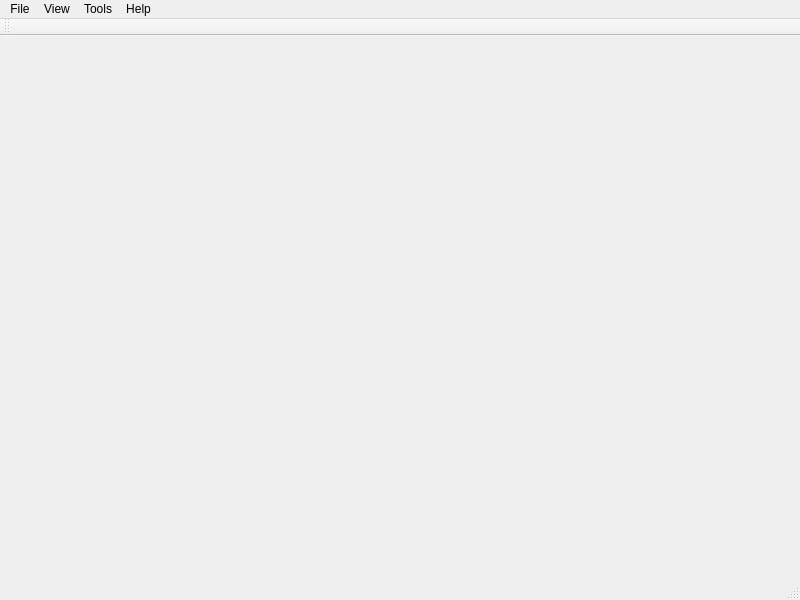
<?xml version="1.0" encoding="UTF-8"?>
<ui version="4.0">
 <class>MainWindow</class>
 <widget class="QMainWindow" name="MainWindow">
  <property name="geometry">
   <rect>
    <x>0</x>
    <y>0</y>
    <width>800</width>
    <height>600</height>
   </rect>
  </property>
  <property name="windowTitle">
   <string>ModBus</string>
  </property>
  <property name="windowIcon">
   <iconset>
    <normaloff>modbus.ico</normaloff>modbus.ico</iconset>
  </property>
  <widget class="QWidget" name="centralwidget"/>
  <widget class="QMenuBar" name="menubar">
   <property name="geometry">
    <rect>
     <x>0</x>
     <y>0</y>
     <width>800</width>
     <height>21</height>
    </rect>
   </property>
   <widget class="QMenu" name="menuFile">
    <property name="title">
     <string>File</string>
    </property>
    <addaction name="actionOpen"/>
    <addaction name="actionClose"/>
    <addaction name="separator"/>
    <addaction name="actionFile1"/>
    <addaction name="actionFile2"/>
    <addaction name="actionFile3"/>
    <addaction name="actionFile4"/>
    <addaction name="actionFile5"/>
    <addaction name="separator"/>
    <addaction name="actionExit"/>
   </widget>
   <widget class="QMenu" name="menuView">
    <property name="title">
     <string>View</string>
    </property>
   </widget>
   <widget class="QMenu" name="menuTools">
    <property name="title">
     <string>Tools</string>
    </property>
   </widget>
   <widget class="QMenu" name="menuHelp">
    <property name="title">
     <string>Help</string>
    </property>
    <addaction name="actionAbout"/>
   </widget>
   <addaction name="menuFile"/>
   <addaction name="menuView"/>
   <addaction name="menuTools"/>
   <addaction name="menuHelp"/>
  </widget>
  <widget class="QStatusBar" name="statusbar"/>
  <widget class="QToolBar" name="toolBar">
   <property name="windowTitle">
    <string>toolBar</string>
   </property>
   <attribute name="toolBarArea">
    <enum>TopToolBarArea</enum>
   </attribute>
   <attribute name="toolBarBreak">
    <bool>false</bool>
   </attribute>
  </widget>
  <action name="actionOpen">
   <property name="enabled">
    <bool>true</bool>
   </property>
   <property name="text">
    <string>Open</string>
   </property>
   <property name="shortcut">
    <string>Ctrl+O</string>
   </property>
   <property name="visible">
    <bool>true</bool>
   </property>
  </action>
  <action name="actionClose">
   <property name="text">
    <string>Close</string>
   </property>
   <property name="shortcut">
    <string>Ctrl+C</string>
   </property>
  </action>
  <action name="actionExit">
   <property name="text">
    <string>Exit</string>
   </property>
   <property name="shortcut">
    <string>Ctrl+X</string>
   </property>
  </action>
  <action name="actionFile1">
   <property name="text">
    <string>File1</string>
   </property>
   <property name="visible">
    <bool>false</bool>
   </property>
  </action>
  <action name="actionFile2">
   <property name="text">
    <string>File2</string>
   </property>
   <property name="visible">
    <bool>false</bool>
   </property>
  </action>
  <action name="actionFile3">
   <property name="text">
    <string>File3</string>
   </property>
   <property name="visible">
    <bool>false</bool>
   </property>
  </action>
  <action name="actionFile4">
   <property name="text">
    <string>File4</string>
   </property>
   <property name="visible">
    <bool>false</bool>
   </property>
  </action>
  <action name="actionFile5">
   <property name="text">
    <string>File5</string>
   </property>
   <property name="visible">
    <bool>false</bool>
   </property>
  </action>
  <action name="actionAbout">
   <property name="text">
    <string>About</string>
   </property>
  </action>
 </widget>
 <resources/>
 <connections>
  <connection>
   <sender>actionExit</sender>
   <signal>triggered()</signal>
   <receiver>MainWindow</receiver>
   <slot>close()</slot>
   <hints>
    <hint type="sourcelabel">
     <x>-1</x>
     <y>-1</y>
    </hint>
    <hint type="destinationlabel">
     <x>346</x>
     <y>256</y>
    </hint>
   </hints>
  </connection>
 </connections>
</ui>
